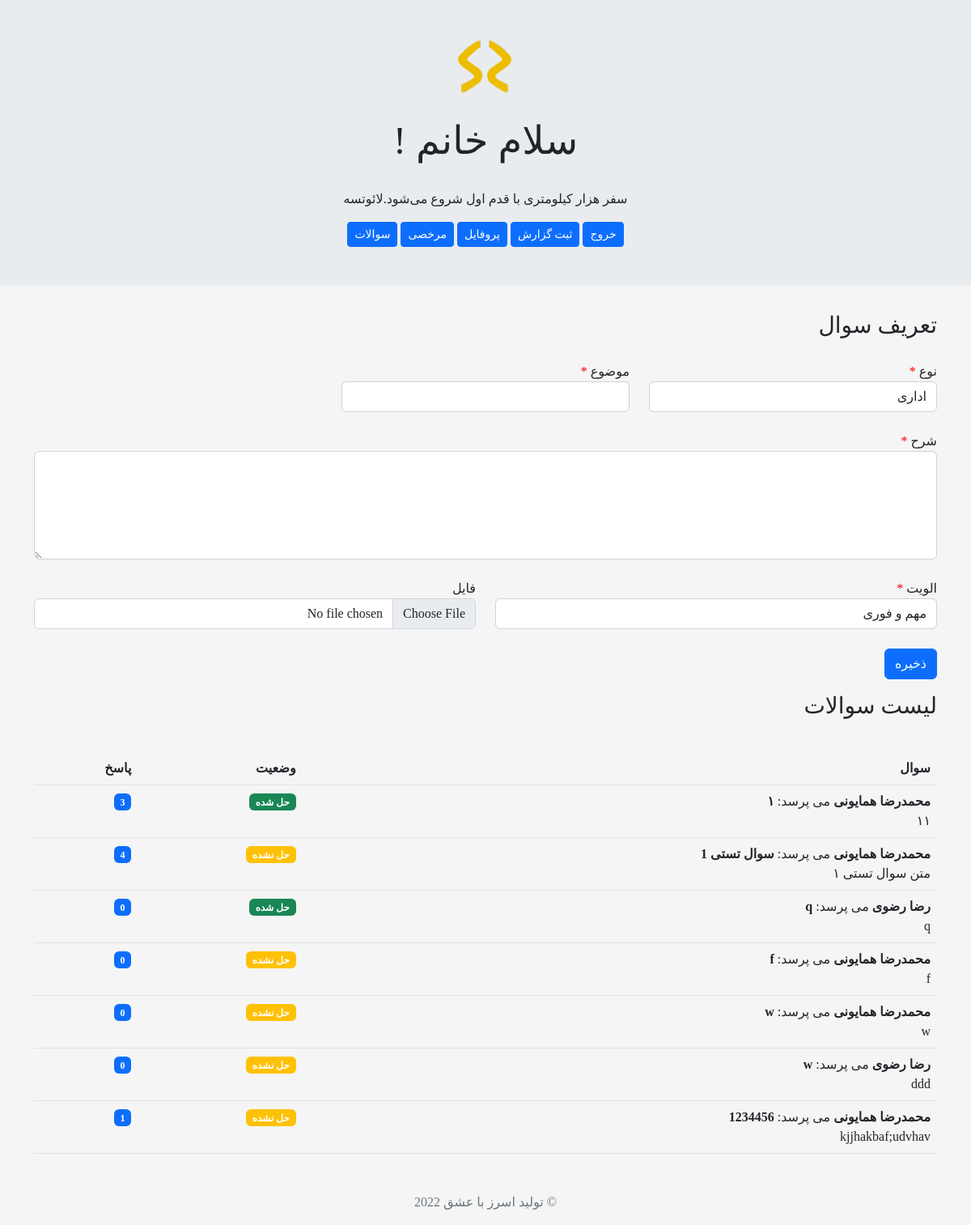
The page /questions.php on the database its author committed.
### tables this page shows
CREATE TABLE `question` (
  `id` int(10) NOT NULL,
  `title` varchar(500) NOT NULL,
  `body` longtext NOT NULL,
  `user_id` int(10) NOT NULL,
  `category` varchar(50) NOT NULL,
  `Priority` int(3) NOT NULL,
  `file_name` varchar(200) DEFAULT NULL,
  `status` int(2) NOT NULL DEFAULT 0,
  `date` int(10) NOT NULL
);

CREATE TABLE `user` (
  `id` int(20) NOT NULL,
  `username` varchar(156) NOT NULL,
  `password` varchar(156) NOT NULL,
  `first_name` varchar(256) NOT NULL,
  `last_name` varchar(256) NOT NULL,
  `gender` int(1) NOT NULL COMMENT '0=man;1=woman\r\n',
  `admin` int(2) DEFAULT 0 COMMENT '1=isadmin\r\n0=isnotadmin'
);

### questions.php (the view, shortened to what this page needs)
<?php
require "load.php";
require "header.php";
$questions = get_questions();
?>
<!doctype html>
<html lang="fa_IR" dir="rtl">
<head>
</head>
</head>
<body>
<main class="container">
    <form action="" method="POST" enctype="multipart/form-data" onsubmit="return send(this);">
        <h1 class="h3 mb-1 fw-normal">تعریف سوال</h1>
        <div class="row mb-4">
            <div class="form-group mt-4 col-4">
                <label for="idInput">نوع <font color="red">*</font></label>
                <select name="type" class="form-control" required="">
                    <option value="اداری">اداری</option>
                </select>
            </div>
            <div class="form-group mt-4 col-4">
                <label for="titleInput">موضوع <font color="red">*</font></label>
                <input name="title" id="titleInput" type="text" class="form-control date-picker" required="">
            </div>
        </div>
        <div class="form-group mt-4">
            <label for="descriptionInput">شرح <font color="red">*</font></label>
            <textarea name="description" rows="5" class="form-control" id="descriptionInput" required=""></textarea>
        </div>
        <div class="row">
            <div class="form-group mt-4 col-6">
                <label for="idInput">الویت <font color="red">*</font></label>
                <select name="priority" class="form-control" required="">
                    <option value="1">مهم و فوری</option>
                </select>
            </div>
            <div class="form-group mt-4 col-6">
                <label for="fileInput">فایل</label>
                <input name="file" id="fileInput" type="file" class="form-control">
            </div>
        </div>
        <button name="submit" type="submit" class="btn btn-primary mt-4">ذخیره</button>
    </form>
    <h1 class="h3 mt-3 mb-3 fw-normal">لیست سوالات</h1>
    <table class="table">
        <thead>
        <tr>
            <th scope="col">سوال</th>
            <th scope="col">وضعیت</th>
            <th scope="col">پاسخ</th>
        </tr>
        </thead>
        <tbody>
        <?php
            foreach ($questions as $question) {
                $answer_count = count(get_answers($question["id"]));
                ?>
                <tr>
                    <td>
                        <b> <?php $person = get_user_by_id($question["user_id"]);
                            echo $person["first_name"] . " " . $person["last_name"] ?> </b>
                        می پرسد:
                        <b>
                            <a style="color: inherit; text-decoration: none;"
                               href="question.php?id=<?= $question["id"] ?>">
                                <?= $question["title"] ?> </a>
                        </b>
                        <br>
                        <?= $question["body"] ?>
                    </td>
                    <td>
                    <span class="badge <?= ($question["status"] === 0) ? "bg-warning" : "bg-success"; ?>">
                        <?= ($question["status"] === 0) ? "حل نشده" : "حل شده"; ?>
                    </span>
                    </td>
                    <td>
            <span class="badge bg-primary">
                <?= $answer_count ?>
            </span>
                    </td>
                </tr>
            <?php } ?>
        <br>
        </tbody>
    </table>
    <footer>
        <p class="mt-5 mb-3 text-muted text-center">&copy; تولید اسرز با عشق 2022</p>
    </footer>
</main>
</body>
</html>

### header.php (shortened to what this page needs)
<!doctype html>
<html lang="fa_IR" dir="rtl">
<head>
    <link rel="stylesheet" type="text/css"
          href="https://cdn.jsdelivr.net/gh/rastikerdar/vazirmatn@v33.003/Vazirmatn-font-face.css">
    <link rel="stylesheet" href="https://cdn.jsdelivr.net/npm/bootstrap@5.2.0/dist/css/bootstrap.rtl.min.css"
>
</head>
<body>
<header>
    <div class="container d-flex align-items-center justify-content-center flex-column">
        <a href="index.php"> <img class="mb-2" src="logo.png" alt="" width="100px"></a>
        <h3 class="display-5">
            سلام <?php
            echo ($user["gender"] === 0) ? "اقای " : "خانم ";
            ?>
            !</h3>
        <p class="mt-4">
            <?= motivational_sentence() ?>
        </p>
        <p>
            <a class="btn btn-primary btn-sm" href="logout.php"
               role="button">خروج
            </a>
            <a class="btn  btn-primary <?php if (check_page("/Report/add_reports.php")) { ?> btn-warning <?php } ?> btn-sm"
               href="add_reports.php"
               role="button">ثبت گزارش
            </a>
            <a class="btn btn-primary <?php if (check_page("/Report/edit_profile.php")) { ?> btn-warning <?php } ?> btn-sm"
               href="edit_profile.php"
               role="button">پروفایل
            </a>
            <a class="btn btn-primary <?php if (check_page("/Report/vacation.php")) { ?> btn-warning <?php } ?> btn-sm"
               href="vacation.php"
               role="button">مرخصی
            </a>
            <a class="btn btn-primary <?php if (check_page("/Report/questions.php")) { ?> btn-warning <?php } ?> btn-sm"
               href="questions.php"
               role="button">سوالات
            </a>
        </p>
    </div>
</header>
</body>

### load.php (shortened to what this page needs)
<?php
require "db.php";
function check_page(string $path): bool
{
    return basename($_SERVER["SCRIPT_NAME"] == $path);
}
function get_user_by_id(int $id): ?array
{
    global $db;
    $sql = "SELECT * FROM `user` WHERE `id`=:id;";
    $stmt = $db->prepare($sql);
    $stmt->bindParam("id", $id);
    $stmt->execute();
    $user = $stmt->fetch(PDO::FETCH_ASSOC);
    if ($user === false) return null;
    else return $user;
}
function get_questions(): array
{
    global $db;
    $sql = "SELECT * FROM `question`";
    $stmt = $db->prepare($sql);
    $stmt->execute();
    $questions = $stmt->fetchAll();
    return $questions;
}
function get_answers(int $question_id): array
{
    global $db;
    $sql = "SELECT * FROM `answer` WHERE `question_id`=:question_id ORDER BY `id` DESC";
    $stmt = $db->prepare($sql);
    $stmt->bindValue("question_id", $question_id);
    $stmt->execute();
    $answers = $stmt->fetchAll(PDO::FETCH_ASSOC);
    return $answers;
}
function motivational_sentence()
{
    $motivational_sentence = explode("\n", $motivational_sentence);
    echo $motivational_sentence[array_rand($motivational_sentence)];
}

### header.php (style rules this page uses)
* { box-sizing: border-box; }
body { font-family: "Vazirmatn"; background-color: #f5f5f5; }
header { padding: 2rem 1rem; margin-bottom: 2rem; background-color: #e9ecef; }

### rows shown on the page
question: user.first_name "محمدرضا", user.last_name "همایونی", title "۱", body "۱۱", status "حل شده", answer_count "3"
question: user.first_name "محمدرضا", user.last_name "همایونی", title "سوال تستی 1", body "متن سوال تستی ۱", status "حل نشده", answer_count "4"
question: user.first_name "رضا", user.last_name "رضوی", title "q", body "q", status "حل شده", answer_count "0"
question: user.first_name "محمدرضا", user.last_name "همایونی", title "f", body "f", status "حل نشده", answer_count "0"
question: user.first_name "محمدرضا", user.last_name "همایونی", title "w", body "w", status "حل نشده", answer_count "0"
question: user.first_name "رضا", user.last_name "رضوی", title "w", body "ddd", status "حل نشده", answer_count "0"
question: user.first_name "محمدرضا", user.last_name "همایونی", title "1234456", body "kjjhakbaf;udvhav", status "حل نشده", answer_count "1"
